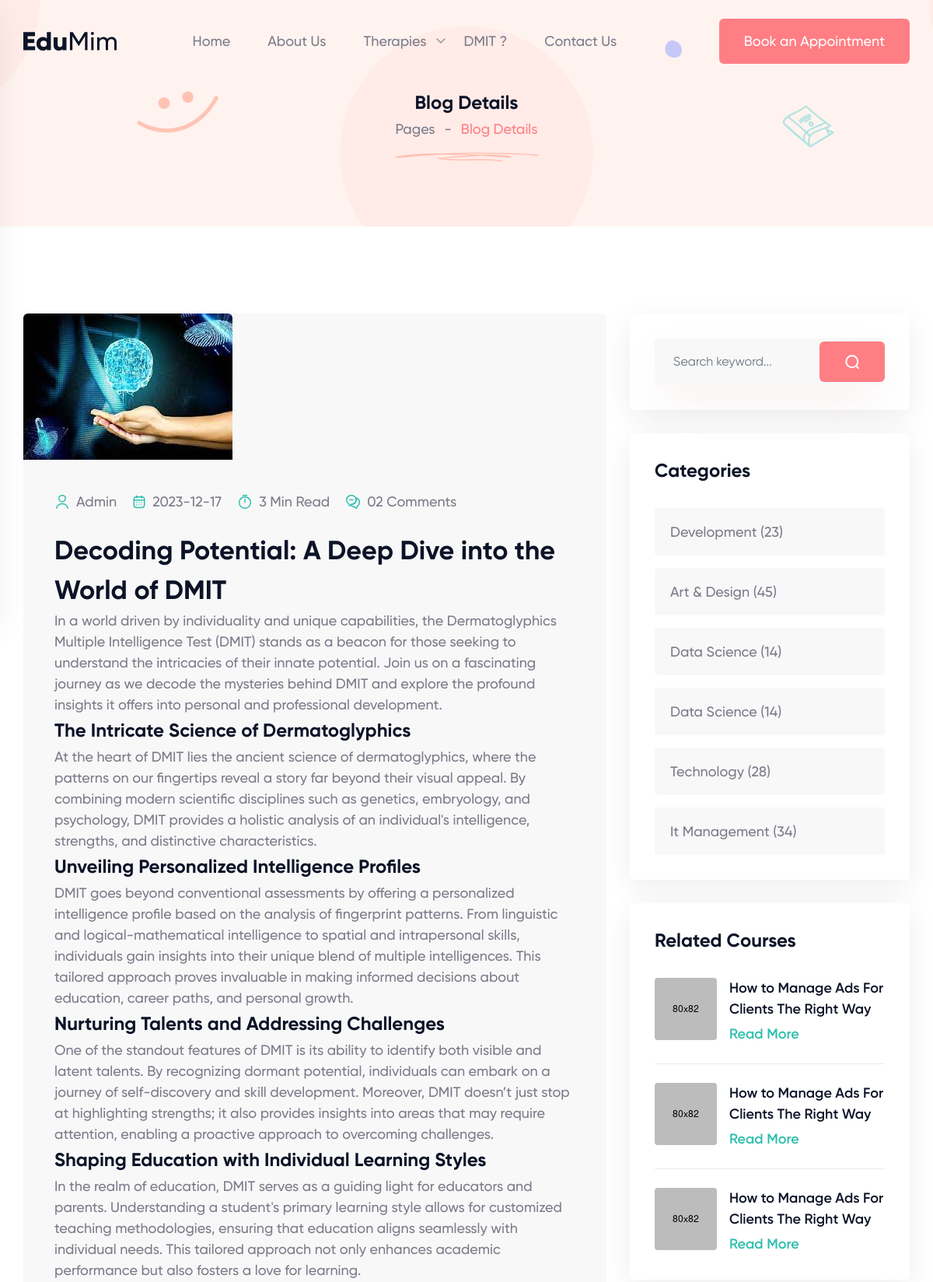
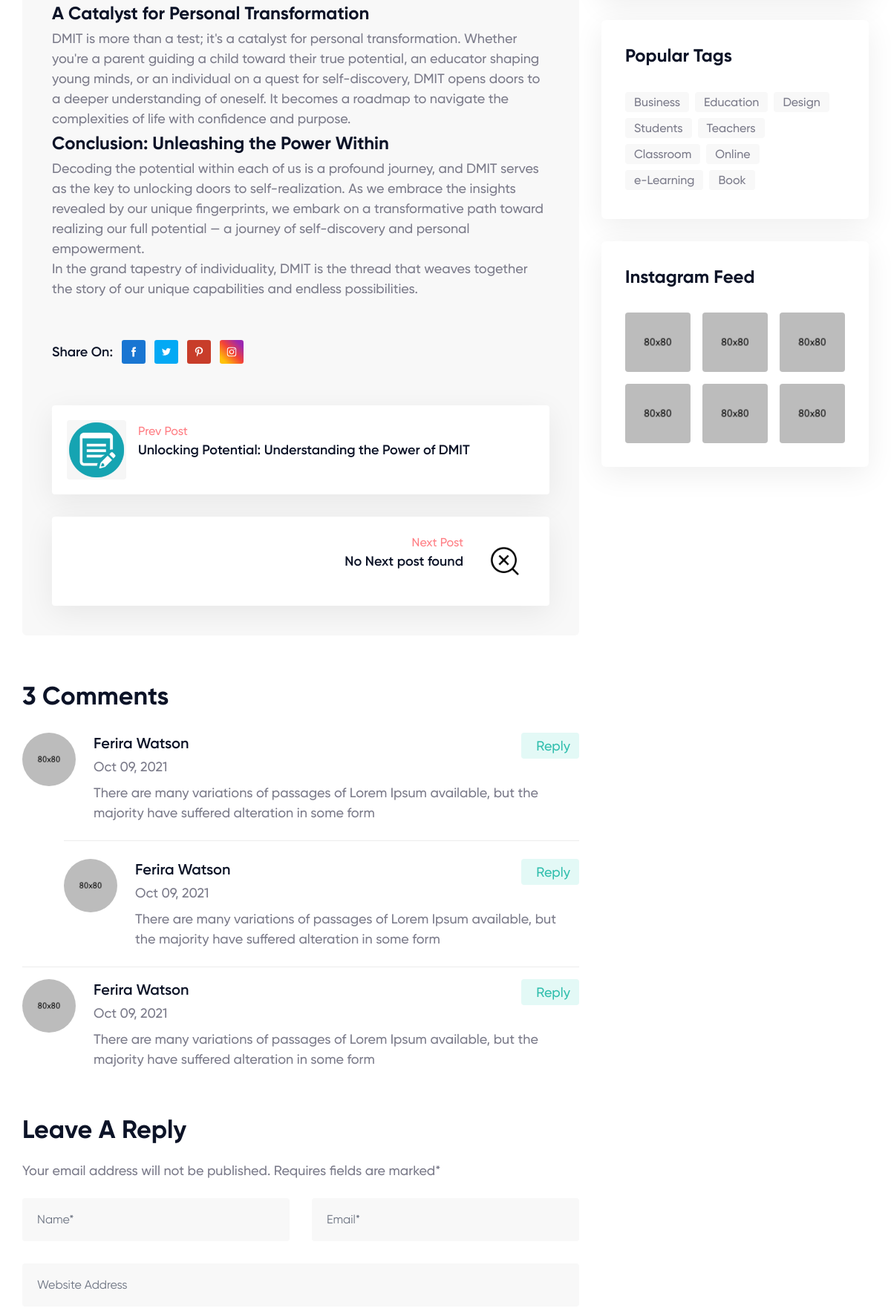
/blog.php?blog=4 (upper part), run on the app's committed database (2 pictures, top to bottom).
### tables this page shows
CREATE TABLE `blogs` (
  `blog_id` int(50) NOT NULL,
  `title` text NOT NULL,
  `category` varchar(30) NOT NULL,
  `description` text NOT NULL,
  `featured_img` varchar(500) NOT NULL,
  `author` varchar(100) NOT NULL DEFAULT 'Admin',
  `dt` datetime NOT NULL DEFAULT current_timestamp()
);

### blog.php (the view, shortened to what the rows shown need)
<?php
$blog = $_GET['blog'];
require_once('partials\_db.php');
$sql = "SELECT * FROM `blogs` WHERE `blog_id` = '$blog'";
$result = mysqli_query($conn, $sql);
$row = mysqli_fetch_assoc($result);
$title = $row['title'];
$desc = $row['description'];
$author = $row['author'];
$dt = $row['dt'];
$fimage = "assets/images/blogImgs/" . $row['featured_img'];
?>
<!DOCTYPE html>
<html lang="en">
<head>
    <link rel="stylesheet" href="assets/css/rt-plugins.css">
    <link rel="stylesheet" href="assets/css/app.css">
</head>
<body class=" font-gilroy font-medium text-gray text-lg leading-[27px]">
    <div class="breadcrumbs section-padding bg-[url('../images/all-img/bred.png')] bg-cover bg-center bg-no-repeat">
        <div class="container text-center">
            <h2>Blog Details</h2>
        </div>
    </div>
    <div class="nav-tab-wrapper tabs  section-padding">
        <div class="container">
            <div class="grid grid-cols-12 gap-[30px]">
                <div class="lg:col-span-8 col-span-12">
                    <div class="bg-[#F8F8F8] rounded-md">
                        <img src="<?php echo $fimage; ?>" alt="" class=" rounded-t-md mb-10">
                        <div class="px-10 pb-10">
                            <div class="flex  flex-wrap  xl:space-x-10 space-x-5 mt-6 mb-6">
                                <a class=" flex items-center space-x-2" href="#">
                                    <img src="assets/images/svg/user3.svg" alt="">
                                    <span><?php echo $author ?></span>
                                </a>
                                <a class=" flex items-center space-x-2" href="#">
                                    <img src="assets/images/svg/calender.svg" alt="">
                                    <span><?php echo substr($dt, 0, 10) ?></span>
                                </a>
                                <a class=" flex items-center space-x-2" href="#">
                                </a>
                                <a class=" flex items-center space-x-2" href="#">
                                </a>
                            </div>
                            <h3>
                                <?php echo $title ?>
                            </h3>
                            <?php echo htmlspecialchars_decode($desc); ?></title>
                            <div class="grid xl:grid-cols-2 grid-cols-1  gap-5 md:mt-14 mt-8 ">
                                <ul class="flex space-x-3 xl:justify-end items-center  ">
                                </ul>
                            </div>
                            <div class="grid xl:grid-cols-2 grid-cols-1  gap-[30px] md:mt-14 mt-8">
                                <?php
                                $blog = $_GET['blog'] - 1;
                                require_once('partials\_db.php');
                                $sql = "SELECT * FROM `blogs` WHERE `blog_id` = '$blog'";
                                $result = mysqli_query($conn, $sql);
                                $row = mysqli_fetch_assoc($result);
                                $num_rows = mysqli_num_rows($result);
                                if ($num_rows > 0) {
                                    echo '
                                    <a class=" flex space-x-4 shadow-box7 rounded p-5 bg-white" href="blog.php?blog='.$row['blog_id'].'">
                                    <div class="flex-none ">
                                        <div class="h-20 w-20  rounded">
                                            <img src="assets\images\icon\blogicon.png" alt="" class=" w-full h-full object-cover rounded">
                                        </div>
                                    </div>
                                    <div class="flex-1 ">
                                        <span class=" text-primary  text-base mb-1">Prev Post</span>
                                        <div class="mb-1 font-semibold text-black">
                                            ' . (substr($row['title'], 0, 70)) . '
                                        </div>
                                    </div>
                                </a>
                                    ';
                                }
                                ?>
                                <?php
                                $blog = $_GET['blog']+1;
                                require_once('partials\_db.php');
                                $sql = "SELECT * FROM `blogs` WHERE `blog_id` = '$blog'";
                                $result = mysqli_query($conn, $sql);
                                $row = mysqli_fetch_assoc($result);
                                $num_rows = mysqli_num_rows($result);
                                if ($num_rows>0) {
                                    echo '
                                        <a class=" flex  flex-row-reverse shadow-box7 bg-white rounded p-5" href="blog.php?blog='.$row['blog_id'].'">
                                        <div class="flex-none ">
                                            <div class="h-20 w-20  rounded ml-4">
                                                <img  src="assets\images\icon\blogicon.png" alt="blog" class=" w-full h-full object-cover rounded">
                                            </div>
                                        </div>
                                        <div class="flex-1 text-right ">
                                            <span class=" text-primary  text-base mb-1">Next Post</span>
                                            <div class="mb-1 font-semibold text-black">
                                                ' . (substr($row['title'], 0, 70)) . '
                                            </div>
                                        </div>
                                        </a>
                                        ';
                                }else{
                                    echo '
                                        <span class=" flex  flex-row-reverse shadow-box7 bg-white rounded p-5" href="#">
                                        <div class="flex-none ">
                                            <div class="h-20 w-20  rounded ml-4">
                                                <img  src="assets\images\icon\blognotfound.png" alt="" class=" w-full h-full object-cover rounded">
                                            </div>
                                        </div>
                                        <div class="flex-1 text-right ">
                                            <span class=" text-primary  text-base mb-1">Next Post</span>
                                            <div class="mb-1 font-semibold text-black">
                                            No Next post found
                                            </div>
                                        </div>
                                        </span>
                                        ';
                                }
                                ?>
                            </div>
                        </div>
                    </div>
                </div>
            </div>
        </div>
    </div>
</body>
</html>

### data on the page
blogs: featured_img (picture), author "Admin", dt "2023-12-17", title "Decoding Potential: A Deep Dive into the World of DMIT", description "In a world driven by individuality and unique capabilities, the Dermatoglyphics Multiple Intelligence Test (DMIT) stands as a beacon for those seeking to understand the intricacies of their innate potential. Join us on a fascinating journey as we decode the mysteries behind DMIT and explore the profound insights it offers into personal and professional development. The Intricate Science of Dermatoglyphics At the heart of DMIT lies the ancient science of dermatoglyphics, where the patterns on our fingertips reveal a story far beyond their visual appeal. By combining modern scientific disciplines such as genetics, embryology, and psychology, DMIT provides a holistic analysis of an…"
blogs: title "Unlocking Potential: Understanding the Power of DMIT"
